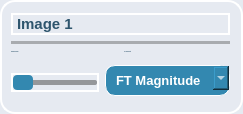
                  <widget class="QFrame" name="frame_17">
                   <property name="styleSheet">
                    <string notr="true">background-color: rgb(230, 234, 241); /* Background color */
    border-radius: 15px; /* Curved borders */
    border: 2px solid #ffffff; /* 3D outline */

    box-shadow: 2px 2px 8px rgba(0, 0, 0, 0.7); /* 3D shadow effect */</string>
                   </property>
                   <property name="frameShape">
                    <enum>QFrame::StyledPanel</enum>
                   </property>
                   <property name="frameShadow">
                    <enum>QFrame::Raised</enum>
                   </property>
                   <layout class="QGridLayout" name="gridLayout_17">
                    <property name="leftMargin">
                     <number>9</number>
                    </property>
                    <item row="0" column="0">
                     <layout class="QVBoxLayout" name="verticalLayout_61">
                      <property name="leftMargin">
                       <number>0</number>
                      </property>
                      <item>
                       <widget class="QLabel" name="label_38">
                        <property name="styleSheet">
                         <string notr="true">color: #2e556d;
font-weight:Bold;
font-size: 15px;
</string>
                        </property>
                        <property name="text">
                         <string>Image 1</string>
                        </property>
                       </widget>
                      </item>
                      <item>
                       <widget class="Line" name="line_30">
                        <property name="styleSheet">
                         <string notr="true">/* Line style */

  /* Set the width of the line */
  width: 20px;

  /* Set the height of the line */
  height: 5px;

  /* Set the background color of the line */
  background-color:#a8abaf;

  /* Set the border of the line */
  border: 10px;

  /* Set the border radius of the line */
  border-radius:5px;




</string>
                        </property>
                        <property name="orientation">
                         <enum>Qt::Horizontal</enum>
                        </property>
                       </widget>
                      </item>
                      <item>
                       <layout class="QHBoxLayout" name="horizontalLayout_38">
                        <item>
                         <layout class="QVBoxLayout" name="verticalLayout_62" stretch="0,5">
                          <item>
                           <widget class="QLabel" name="label_30">
                            <property name="font">
                             <font>
                              <family>Oswald SemiBold</family>
                              <pointsize>-1</pointsize>
                              <weight>75</weight>
                              <bold>true</bold>
                             </font>
                            </property>
                            <property name="styleSheet">
                             <string notr="true">color: #2e556d;
font-weight:10000px;
border: None;
</string>
                            </property>
                            <property name="text">
                             <string>Original Image</string>
                            </property>
                           </widget>
                          </item>
                          <item>
                           <widget class="QWidget" name="original1_4" native="true">
                            <property name="styleSheet">
                             <string notr="true">border: 3px solid #ffffff;
background-color: #dce3eb;</string>
                            </property>
                           </widget>
                          </item>
                         </layout>
                        </item>
                        <item>
                         <layout class="QVBoxLayout" name="verticalLayout_63" stretch="0,5">
                          <item>
                           <widget class="QLabel" name="label_31">
                            <property name="font">
                             <font>
                              <family>Oswald SemiBold</family>
                              <pointsize>-1</pointsize>
                              <weight>75</weight>
                              <bold>true</bold>
                             </font>
                            </property>
                            <property name="styleSheet">
                             <string notr="true">color: #2e556d;
font-weight:10000px;
border: None;</string>
                            </property>
                            <property name="text">
                             <string>FT Component</string>
                            </property>
                           </widget>
                          </item>
                          <item>
                           <widget class="QWidget" name="component_image1_4" native="true">
                            <property name="styleSheet">
                             <string notr="true">border: 3px solid #ffffff;
background-color: #dce3eb;</string>
                            </property>
                           </widget>
                          </item>
                         </layout>
                        </item>
                       </layout>
                      </item>
                      <item>
                       <layout class="QHBoxLayout" name="horizontalLayout_47">
                        <property name="spacing">
                         <number>6</number>
                        </property>
                        <property name="sizeConstraint">
                         <enum>QLayout::SetMaximumSize</enum>
                        </property>
                        <item>
                         <widget class="QSlider" name="Slider_weight3_5">
                          <property name="sizePolicy">
                           <sizepolicy hsizetype="Minimum" vsizetype="Fixed">
                            <horstretch>0</horstretch>
                            <verstretch>0</verstretch>
                           </sizepolicy>
                          </property>
                          <property name="styleSheet">
                           <string notr="true">QSlider::groove {
background: rgb(149, 151, 154); /* Color of the track */
border: 0px solid #999; /* Border of the track */
height: 5px; /* Set the height of the track */
border-radius: 2px; /* Round the corners of the track */
}

/* Style for the slider handle (thumb) */
QSlider::handle {
background: #3388b0; /* Color of the handle */
width: 20px; /* Width of the handle */
height: 10px; /* Height of the handle */
margin: -5px 0; /* Negative margin to center the handle vertically */
border-radius: 4px;
border: none;
}

/* Style for the slider handle when pressed */
QSlider::handle:pressed {
background: #1f536b; /* Color of the handle when pressed */
border: 1px solid #3498db; /* Border of the handle when pressed */
}</string>
                          </property>
                          <property name="orientation">
                           <enum>Qt::Horizontal</enum>
                          </property>
                         </widget>
                        </item>
                        <item>
                         <widget class="QComboBox" name="combo1_6">
                          <property name="cursor">
                           <cursorShape>PointingHandCursor</cursorShape>
                          </property>
                          <property name="styleSheet">
                           <string notr="true">QComboBox {
    font-family: &quot;Arial&quot;;
    font-weight: 600; /* Semibold */
    font-size: 10pt; /* Adjust the font size as needed */
 	color: rgb(26, 70, 91);
    border: 1px solid  rgb(26, 70, 91);; /* Set the border to 1px solid white */
	margin-bottom: 5px;
	background-color: #3388b0;   /* Background color for the combo box */
    border: 1px solid #ffffff;   /* Border around the combo box */
    border-radius: 10px;         /* Rounded corners */
    padding: 6px 10px;           /* Padding around the text */
    color: white;               
}

QComboBox::drop-down {
color: rgb(26, 70, 91);
}
QComboBox QAbstractItemView {
    background-color: #rgb(224, 224, 224);   /* Background color for the list */

    selection-background-color: #3f7293; /* Selection color when an item is highlighted */

}</string>
                          </property>
                          <item>
                           <property name="text">
                            <string>FT Magnitude</string>
                           </property>
                          </item>
                          <item>
                           <property name="text">
                            <string>FT Phase</string>
                           </property>
                          </item>
                          <item>
                           <property name="text">
                            <string>FT Real</string>
                           </property>
                          </item>
                          <item>
                           <property name="text">
                            <string>FT Imaginary</string>
                           </property>
                          </item>
                         </widget>
                        </item>
                       </layout>
                      </item>
                     </layout>
                    </item>
                   </layout>
                  </widget>
